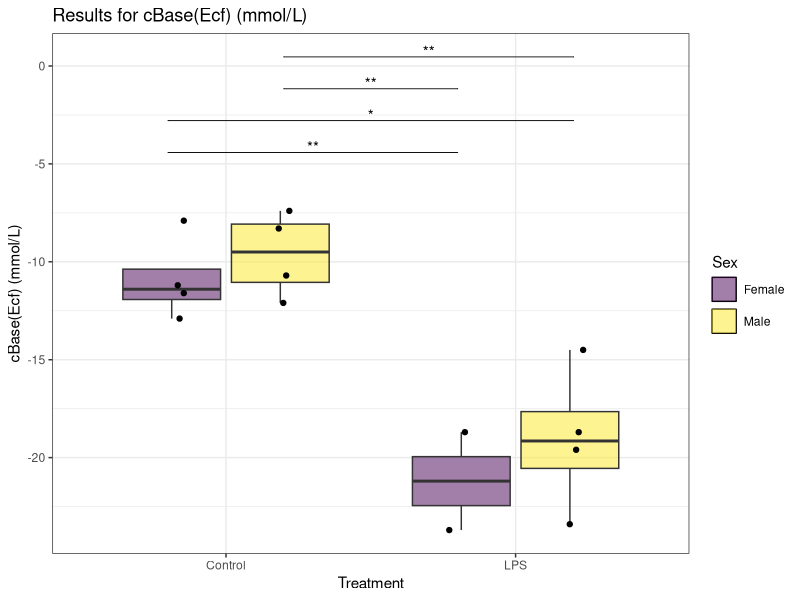
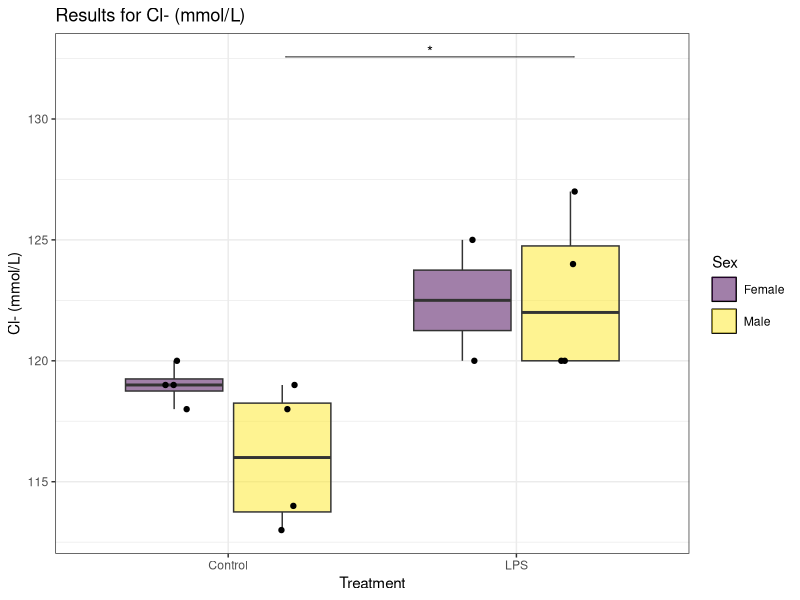
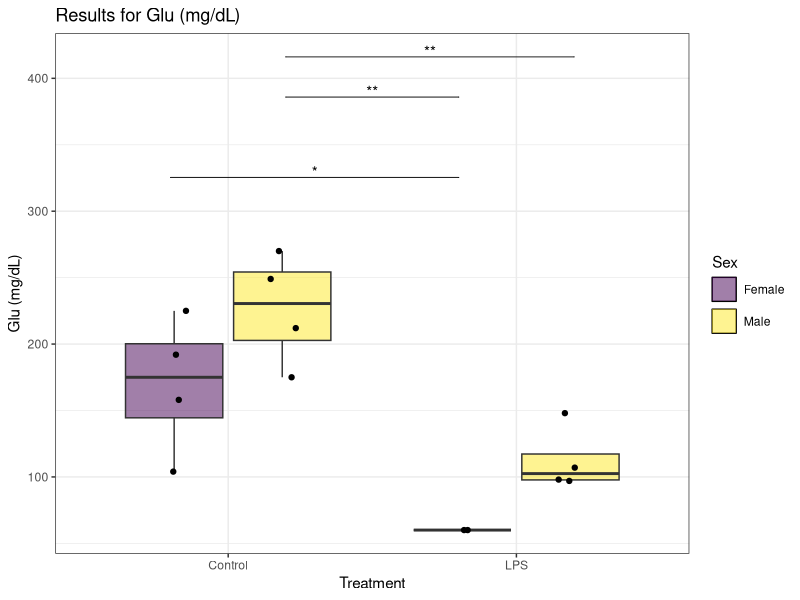
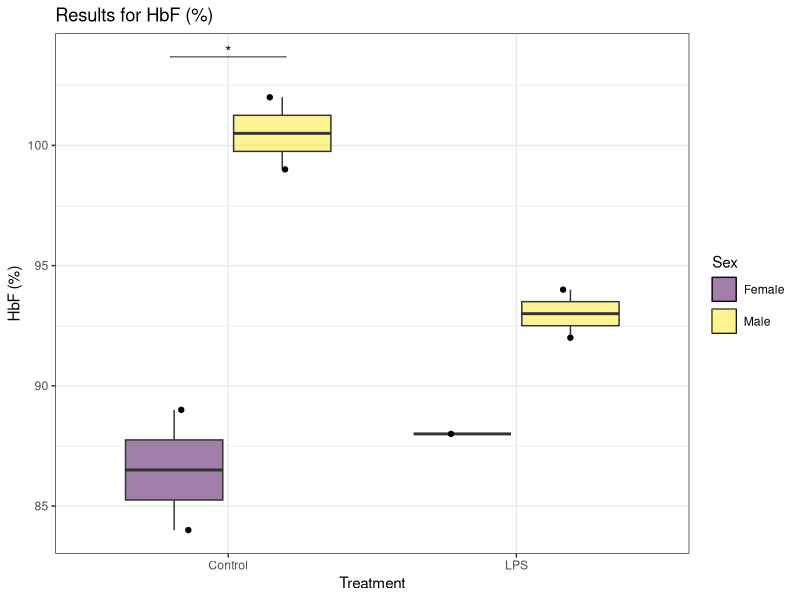
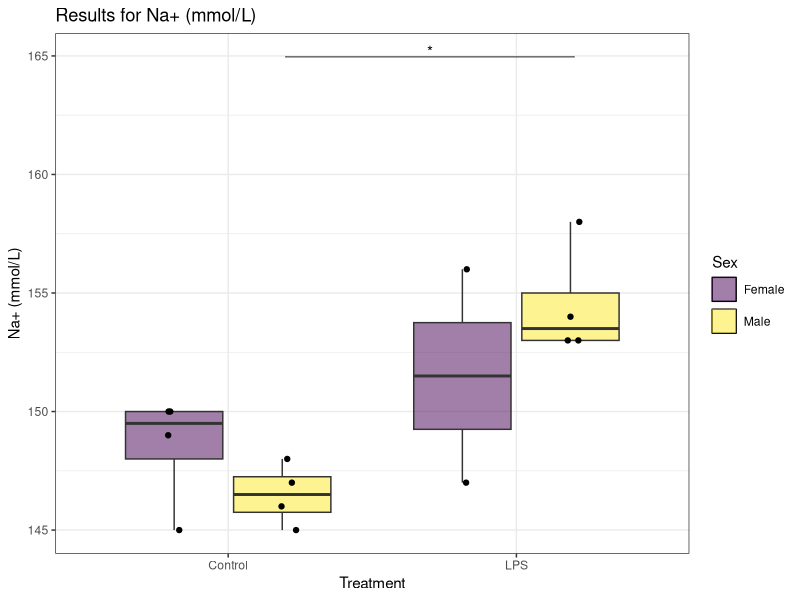
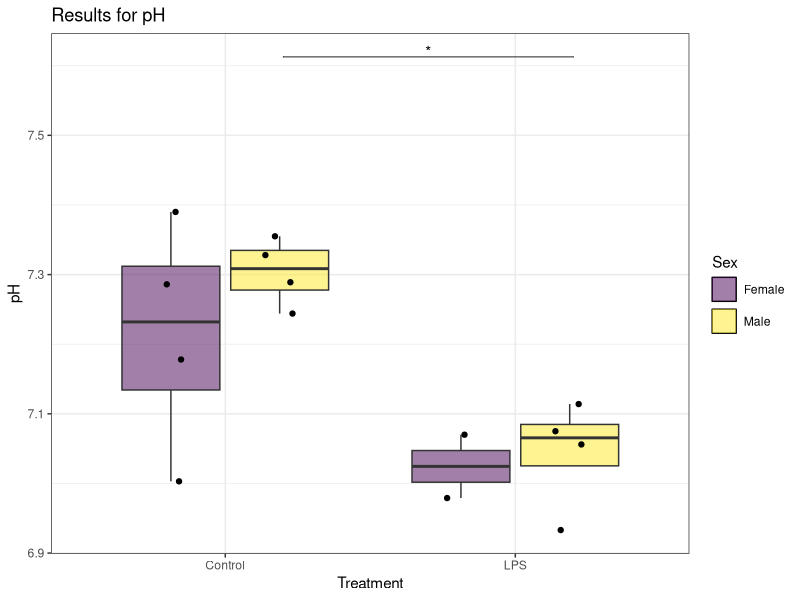
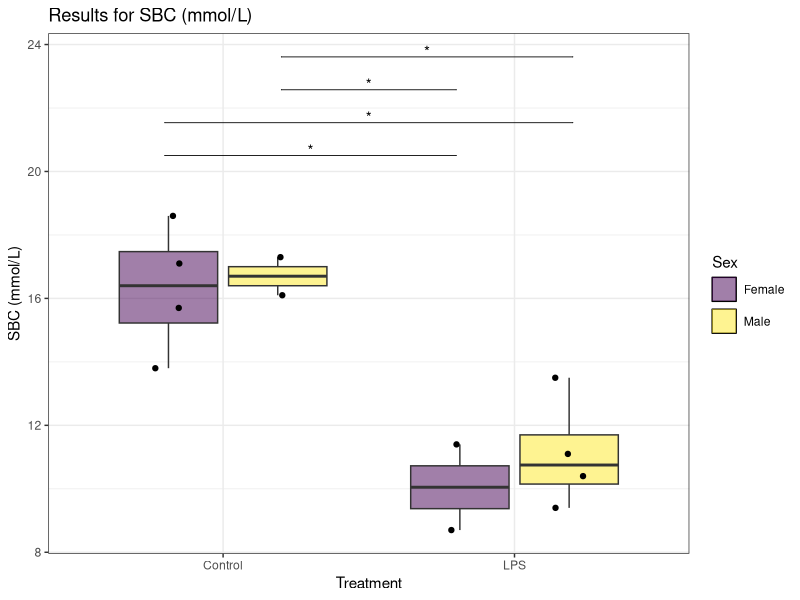

The R source for these figures, in order:
# Load necessary libraries
if(!require(readxl)) install.packages("readxl", dependencies=TRUE)
if(!require(dplyr)) install.packages("dplyr", dependencies=TRUE)
if(!require(ggplot2)) install.packages("ggplot2", dependencies=TRUE)
if(!require(viridis)) install.packages("viridis", dependencies=TRUE)
if(!require(rstatix)) install.packages("rstatix", dependencies=TRUE)
if(!require(tidyr)) install.packages("tidyr", dependencies=TRUE)
if(!require(ggpubr)) install.packages("ggpubr", dependencies=TRUE)


library(readxl)
library(dplyr)
library(ggplot2)
library(viridis)
library(rstatix)
library(tidyr)
library(ggpubr)

#Read the original data from the first sheet "Clinical Data" to get the original column names
original_data <- read_excel("SepticShockDataR.xlsx", sheet = "Clinical Data")

# Create a mapping of original names to modified names
original_names <- names(original_data)[-1:-6]
modified_names <- make.names(original_names)
name_mapping <- setNames(original_names, modified_names)


# Read the data and rename columns
data <- original_data %>%
  rename_all(make.names)

# Convert to tidy format
tidy_data<-data %>% 
  pivot_longer(cols = Mass.1..g.:SBC..mmol.L., names_to = "Observation", values_to = "Values") %>%
  mutate("Sex:Treatment" = paste0(Sex, ":", Treatment)) %>%
  select(!c("Phase.1", "Phase.2")) %>%
  drop_na(Values)

tidy_data$`Sex:Treatment` <- factor(tidy_data$`Sex:Treatment`, levels = c("Female:Control", "Male:Control", "Female:LPS", "Male:LPS"))
tidy_data$Patient.ID <- factor(tidy_data$Patient.ID)
tidy_data$Species <- factor(tidy_data$Species)
tidy_data$Sex <- factor(tidy_data$Sex)
tidy_data$Treatment <- factor(tidy_data$Treatment)
tidy_data$Observation <- factor(tidy_data$Observation)

# Perform Tukey's HSD test
tidy_tukey<-tidy_data %>% 
  group_by(Observation) %>% 
  tukey_hsd(Values ~ Sex * Treatment) %>%
  filter(term == "Sex:Treatment") %>%
  ungroup()

ungroup(tidy_data)
tidy_tukey <- tidy_tukey %>%
  add_y_position(test = ., data = group_by(tidy_data, Observation), formula = Values ~ Sex:Treatment, fun = "max", scales = "free") %>%
  add_x_position(test = ., x = 'Sex:Treatment')

# Filter to retain sets where at least one p-value is less than 0.05
significant_observations <- tidy_tukey %>%
  group_by(Observation) %>%
  filter(any(p.adj < 0.05)) %>%
  filter(term == "Sex:Treatment") %>%
  ungroup()


# Extract unique names of significant observations
summary_table <- significant_observations %>%
  distinct(Observation)


############
for (observation in summary_table$Observation) {
  original_observation <- name_mapping[[observation]]
  
  plot_data <- tidy_data %>%
    filter(Observation == observation) %>%
    dplyr::select(Sex, Treatment, Values)
  plot_tukey <- tidy_tukey %>%
    filter(Observation == observation)
  
  plot_tukey <- mutate(plot_tukey, xmin = case_when(xmin == 1 ~ 0.8,
                                                    xmin == 2 ~ 1.2,
                                                    xmin == 3 ~ 1.8))
  plot_tukey <- mutate(plot_tukey, xmax = case_when(xmax == 2 ~ 1.2,
                                                    xmax == 3 ~ 1.8,
                                                    xmax == 4 ~ 2.2))

  p <- ggplot(plot_data, aes(x = Treatment, y = !!rlang::sym("Values"))) +
    geom_boxplot(outlier.shape = NA, aes(fill = Sex), key_glyph = draw_key_rect) +  # Remove outliers from boxplot to avoid duplication with jitter
    geom_point(aes(fill = Sex), size = 1.5, position=position_jitterdodge(jitter.width = 0.2), show.legend = F) +
    labs(title = paste("Results for", original_observation),
         y = original_observation) +
    stat_pvalue_manual(plot_tukey, label = "p.adj.signif", y.position = "y.position", xmin = "xmin", xmax = "xmax", hide.ns = TRUE, tip.length = 0)+
    scale_fill_viridis(discrete = TRUE, alpha = 0.5, option="viridis") + theme_bw() +
    theme(legend.key = element_rect(color = "black"), legend.key.spacing.y = unit(0.2, "cm"))
  
  print(p)
  
  # Save each plot as a PNG file
  #ggsave(filename = paste0("boxplot_", observation, ".png"), plot = p, width = 8, height = 6)
}

